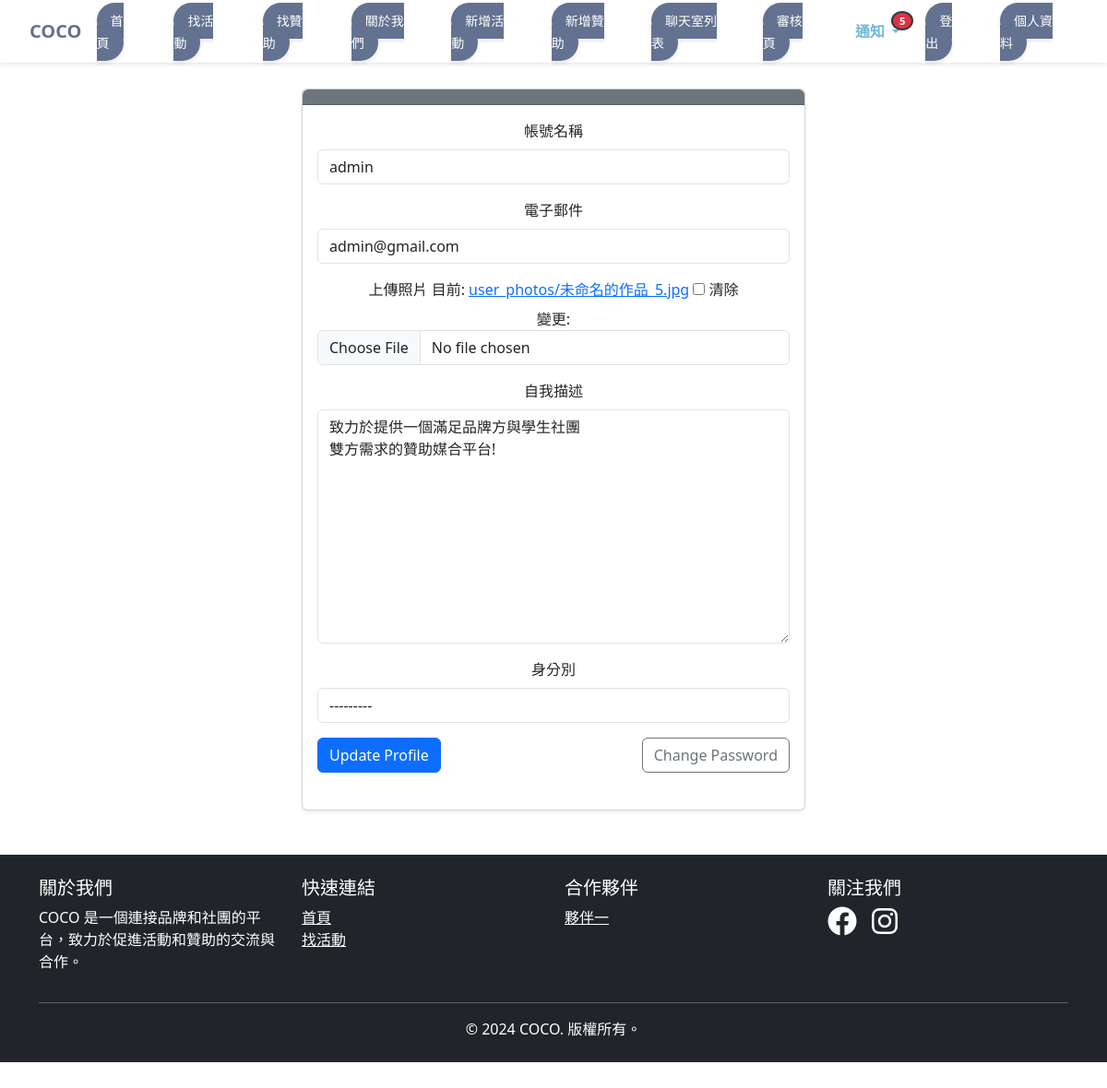
Page /profile/edit/ (signed in) on the earlier database version.
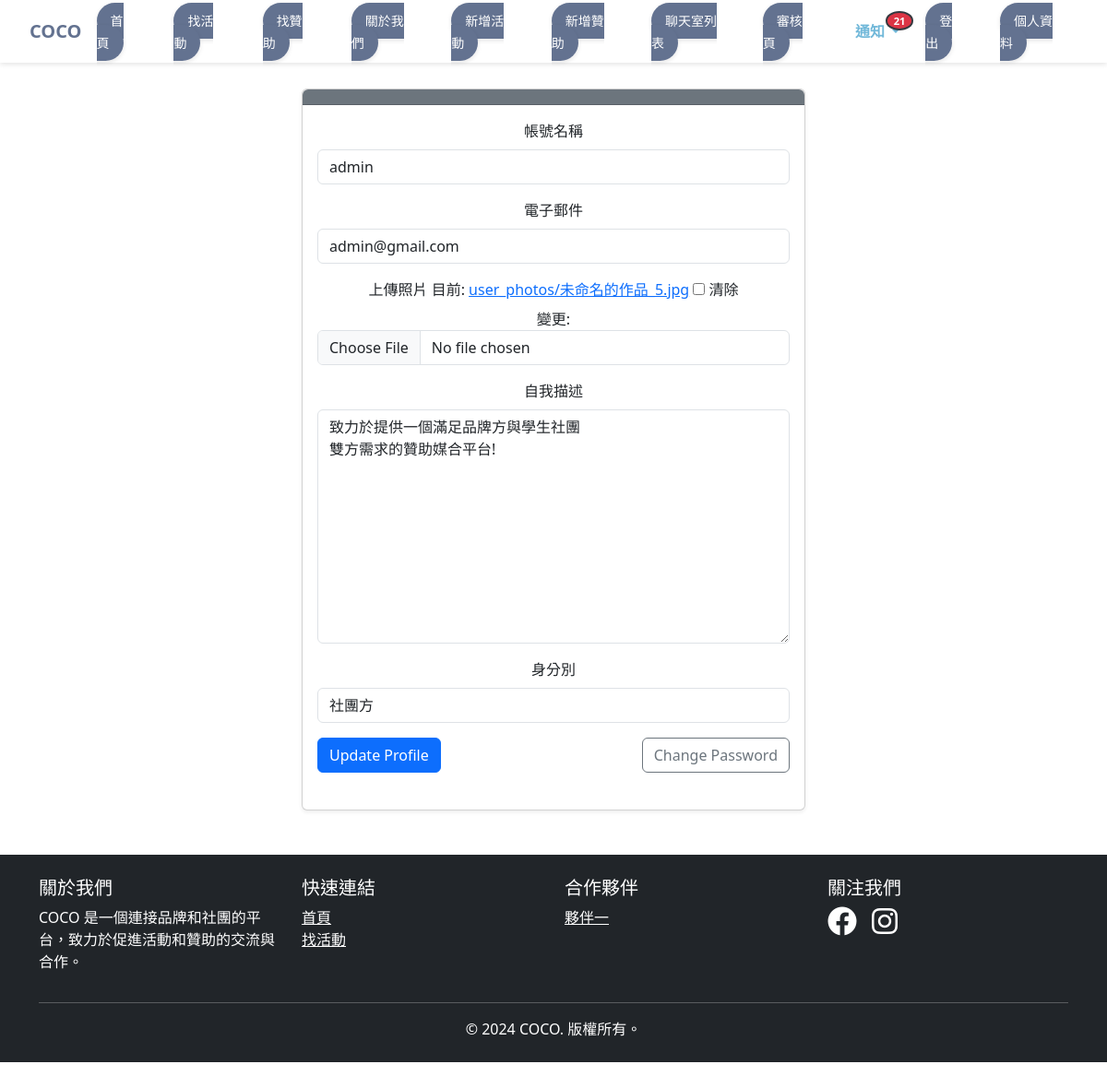
Same page on the later database version.
### events/models.py (models this page shows, shortened)
class UserProfile(models.Model):
    user = models.OneToOneField(User, on_delete=models.CASCADE, related_name='profile')
    photo = models.ImageField(upload_to='user_photos/', blank=True, null=True,default='user_photos/default.jpg')
    description = models.TextField(blank=True, null=True)
    role = models.CharField(max_length=20, choices=[('brand', '品牌方'), ('club', '社團方')], blank=True)

### events/views.py (the view)
# urls.py: path('profile/edit/', views.edit_profile, name='edit_profile'),
@login_required
def edit_profile(request):
    if request.method == 'POST':
        form = UserProfileForm(request.POST, instance=request.user)
        form_userprofile = UserPhotoForm(request.POST, request.FILES, instance=request.user.profile)
        if form.is_valid() and form_userprofile.is_valid():
            form.save()
            profile = form_userprofile.save(commit=False)
            old_role = request.user.profile.role
            new_role = form_userprofile.cleaned_data['role']
            if old_role != new_role:
                messages.info(request, f'您的身分別已從 {old_role} 更改為 {new_role}')
            profile.save()
            messages.success(request, '個人檔案已經更新')
            return redirect('profile')
    else:
        form = UserProfileForm(instance=request.user)
        form_userprofile = UserPhotoForm(instance=request.user.profile)
    context = {
        'form': form,
        'form_userprofile': form_userprofile
    }
    return render(request, 'events/edit_profile.html', context)

### events/forms.py
class UserProfileForm(forms.ModelForm):
    class Meta:
        model = User
        fields = ['username', 'email']
        labels = {
            'username': '照片',
            'email': '電子郵件',
        }

class UserPhotoForm(forms.ModelForm):
    class Meta:
        model = UserProfile
        fields = ['photo', 'description', 'role']
        labels = {
            'photo': '照片',
            'description': '描述',
            'role': '身分別',
        }
        widgets = {
            'role': forms.Select(choices=[('brand', '品牌方'), ('club', '社團方')])
        }

### events/context_processors.py (called while the page is built)
def notifications(request):
    if request.user.is_authenticated:
        notifications = Notification.objects.filter(user=request.user).order_by('-created_at')
        unread_count = notifications.filter(is_read=False).count()
        return {
            'notifications': notifications[:5],  # 只在這裡進行切片
            'unread_notifications_count': unread_count
        }
    return {}

### events/templates/events/edit_profile.html (shortened to what this page needs)
{% extends 'base.html' %}
{% load django_bootstrap5 %}
{% load widget_tweaks %}
{% load static %}
{% block content %}
<div class="container mt-5">
    <div class="row justify-content-center">
        <div class="col-lg-6">
            <div class="card shadow-sm rounded">
                <div class="card-header bg-secondary text-white rounded-top">
                </div>
                <div class="card-body">
                    <div class="text-center mb-4">
                    <form method="post" enctype="multipart/form-data">
                        <div class="mb-3">
                            <label for="username" class="form-label">帳號名稱</label>
                            {{ form.username|add_class:"form-control rounded" }}
                        </div>
                        <div class="mb-3">
                            <label for="email" class="form-label">電子郵件</label>
                            {{ form.email|add_class:"form-control rounded" }}
                        </div>
                        <div class="mb-3">
                            <label for="photo" class="form-label">上傳照片</label>
                            {{ form_userprofile.photo|add_class:"form-control rounded" }}
                        </div>
                        <div class="mb-3">
                            <label for="description" class="form-label">自我描述</label>
                            {{ form_userprofile.description|add_class:"form-control rounded" }}
                        </div>
                        <div class="mb-3">
                            <label for="role" class="form-label">身分別</label>
                            {{ form_userprofile.role|add_class:"form-control rounded" }}
                        </div>
                        <div class="d-flex justify-content-between mt-3">
                            <button type="submit" class="btn btn-primary rounded">Update Profile</button>
                            <a href="{% url 'password_change' %}" class="btn btn-outline-secondary rounded">Change Password</a>
                        </div>
                    </form>
                </div>
            </div>
        </div>
    </div>
</div>
{% endblock %}

Differences in the rows shown:
changed UserProfile "致力於提供一個滿足品牌方與學生社團 雙方需求的贊助媒合平台!": role "---------" → "社團方"
Other differences:
{{ unread_notifications_count }}: "5" → "21"
